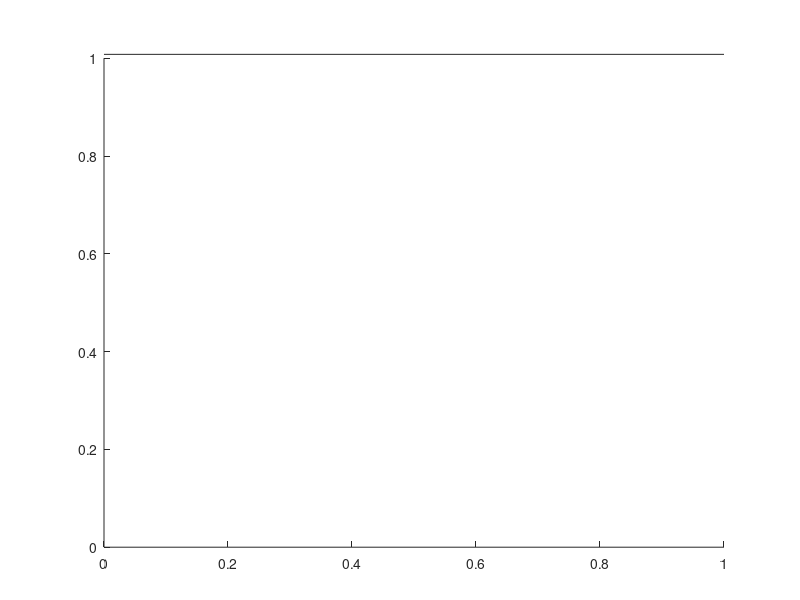

The MATLAB source for this figure:
function [nAxis] = addTopXAxis (varargin)

% [nAxis] = addTopXAxis (axisH, properties ...)
% Add an X-axis on top (additional to the one on bottom) of the figure,
% with its own ticks labels and axis label (allow double scale).
% Ticks, minor ticks positions and x limits are set to be identical for top and bottom
% axis. Moreover, they are linked, i.e. a modification of one of them, even after execution
% of this function, will result in modification of the other one.
%
% Parameters:
% 	axisH = handle for axes (dafault = current axes, given by |gca|)
%	properties: syntax is two-folded arguments for each property,
%       	    on the form: 'name of property' (case insensitive), value of property
%		    and properties can be 
%		xLabStr : the label for the top X-axis (string)
%			default = ''
%		expression or exp : expression for transforming bottom X-tick labels to
%			      top X-tick labels. In the expression, |argu| will refer
%				to the value of the bottom X-tick labels.
%				eg. going from |log10(x)| to linear |x| values will be done with
%				the string '10.^argu' for expression.
%			default = ''
%		Note : if expression needs to use some variables, that are not accessible to this function, they need to be evaluated
%			before being passed to this function (see exemples below).
%		xTickLabelFormat : display format, used for converting numerical values for tick labels in strings. (string)
%				The computation of top axis tick labels using |expression| can lead to numbers taking a lot of space
%				because of the precision of the display. Reducing the precision will reduce the size of the labels.
%			default = '%4.1f'
%
%  Exemples:
%
%	axisH = axes % create new axes, and save the handle in axisH
%       addTopXAxis(axisH, 'expression', '-argu') % change the label of the ticks by their opposite
%	
%
%  addTopXAxis('expression', '(k0.*10.^argu)', 'xLabStr', '$\lambda_{up}$ (cm)')
%	will use the current axis (handle is not passed to the function), and will compute the new X-tick values according to
%		x' = k0.*10.^argu;
%	where |k0| is a variable whose value has to be set in the 'base' workspace.

%
%	V2 - 11/27/2005
%	Modifs for V2:
%		* - now evaluates expression in 'base' workspace.
%		Therefore, variables (like 'k0' in the second example) do not need to be evaluated anymore before being passed, 
%		as long as they already exist in 'base' workspace. It should allow more complex expressions to be passed than previously.
%		Example 2 then becomes
%			addTopXAxis('expression', '(k0.*10.^argu)', 'xLabStr', '$\lambda_{up}$ (cm)')
%		instead of
%			addTopXAxis('expression', ['(', num2str(k0),'.*10.^argu)'], 'xLabStr', '$\lambda_{up}$ (cm)'
%		Drawback: the function create/assign a variable called 'axisH' in base workspace. Potential conflicts here ...
%		* - properties are not case sensitive anymore
%		* - 'exp' can be used instead of 'expression' for property name (following John D'Errico comment, if I understood it well ....)
%		
%
%	Author : Emmanuel P. Dinnat
%	Date : 09/2005
%	Contact: emmanueldinnat@yahoo.fr

global hlink; % make the properties link global

%% Default values for properties
axisH = gca;
xTickLabelFormat = '%4.1f';
xLabStr = '';
expression = '';

%% Process input parameters (if they exist)
% if input parameters
if length(varargin) > 0
	if isstr(varargin{1}) % if no axes handle is passed ...
		axisH = gca;
		if (length(varargin) > 1)
			properties = varargin(1:end);
		end
	else % else deal with passed axes handle
		if ishandle(varargin{1})
			axisH = varargin{1};
		else
			error('addTopXAxis : handle for axes invalid.')
		end
		properties = varargin(2:end);
	end
	if ~mod(length(properties),2)
		for iArg = 1:length(properties)/2
			% switch properties{2*iArg-1}
			switch lower(properties{2*iArg-1}) % modif V2 - suppress case sensitivity
				case {'expression' , 'exp'} 
					expression = properties{2*iArg};
				% case 'xLabStr'
				case 'xlabstr' % V2
					xLabStr = properties{2*iArg};
				% case 'xTickLabelFormat'
				case 'xticklabelformat' % V2
					xTickLabelFormat = properties{2*iArg};
				otherwise
					error(['addTopXAxis : property ''', properties{2*iArg-1},''' does not exist.'])
			end
		end
	else
		error('addTopXAxis : arguments number for proporties should be even.')
	end
end % if input parameters
%% replace |argu| by x-tick labels in the computation expression for new x-tick labels	
	%newXtickLabel_command = regexprep(expression, 'argu', 'str2num(get(axisH, ''xTickLabel''))');
	newXtickLabel_command = regexprep(expression, 'argu', 'get(axisH, ''xTick'')''');
%% Get paramters of figures to be modified (other parameters to be copied on the new axis are not extracted)
	set(axisH, 'units', 'normalized');
	cAxis_pos = get(axisH, 'position');
%% shift downward original axis a little bit
 	cAxis_pos(2) = cAxis_pos(2)*0.8;
	set(axisH, 'position', cAxis_pos);
%% Make new axis
	nAxis = subplot('position', [cAxis_pos(1), (cAxis_pos(2)+cAxis_pos(4))*1.007, cAxis_pos(3), 0.0001]);
%% put new Xaxis on top
	set(nAxis, 'xaxisLocation', 'top');
%% Improve readability
	%% delete Y label on new axis
	set(nAxis, 'yTickLabel', []);
	% remove box for original axis
	set(axisH, 'box', 'off');
	% remove grids
	set(nAxis, 'yGrid', 'off');
	set(nAxis, 'xGrid', 'off');
%% Set new Xaxis limits, ticks and subticks the same as original ones (by link) ...
	set(nAxis, 'xlim', get(axisH, 'xlim'));
	set(nAxis, 'XTick', get(axisH, 'XTick'));
	set(nAxis, 'XMinorTick', get(axisH, 'XMinorTick'));
    set(nAxis, 'fontsize', get(axisH, 'fontsize'));
    xtickangle(nAxis,45);
	hlink = linkprop([nAxis, axisH], {'xLim','XTick','XMinorTick'});
%% ... but replace ticks labels by new ones !!!
	assignin('base', 'axisH', axisH);
% 	set(nAxis, 'xtickLabel',  num2str(evalin('base', newXtickLabel_command), xTickLabelFormat));
%     set(nAxis, 'xtickLabel',  num2str(evalin('base', newXtickLabel_command)));
%     set(nAxis, 'XTickLabel',  {'', '0', '1', '2', '3', '4', '5', '6', '7', '8', '34', '37', '38', '47', '48', '78', '347', '348', '378', '478', '3478', '12', '15', '16', '25', '26', '56', '125', '126', '156', '256', '1256', '12345678', '34(75%)', '37(75%)', '38(25%)', '47(25%)', '48(50%)', '78(50%)', '348(30-40-80%)', '478(40-70-80%)', '3478(20%)', '3478(65%)', '37(30-70%)', '48(40-80%)'});
%     set(nAxis, 'XTickLabel',  {'', '12345678', '1', '2', '3', '4', '5', '6', '7', '8', '34', '37', '38', '47', '48', '78', '347', '348', '378', '478', '3478', '12', '15', '16', '25', '26', '56', '125', '126', '156', '256', '1256', '34(75%)', '37(75%)', '38(25%)', '47(25%)', '48(50%)', '78(50%)', '348(30-40-80%)', '478(40-70-80%)', '3478(20%)', '3478(65%)', '37(30-70%)', '48(40-80%)'});
    set(nAxis, 'XTickLabel',  {'', '0', '1', '2', '3', '4', '5', '6', '7', '8', '12', '15', '34', '34', '2345', '2345', '2345', '3478', '3478', '345678', '12345678', '12345678', '12345678', '12345678', '12345678'});
%% but label for new axis
	if exist('xLabStr')
		xlabel(xLabStr);
    end
        
    % get the position of the title
    xlabelHandle = get(nAxis, 'xlabel');
    xlabelPos = get(xlabelHandle, 'Position');
    % change the x value  to 0
    xlabelPos(2) = xlabelPos(2) - 20; % set position of title on top axis
    % update the position
    set(xlabelHandle , 'Position' , xlabelPos);
%% return current axis to original one (for further modification affecting original axes)
	axes(axisH);
%	hlink = linkprop([nAxis, gca], {'xLim','XTick','XMinorTick'})